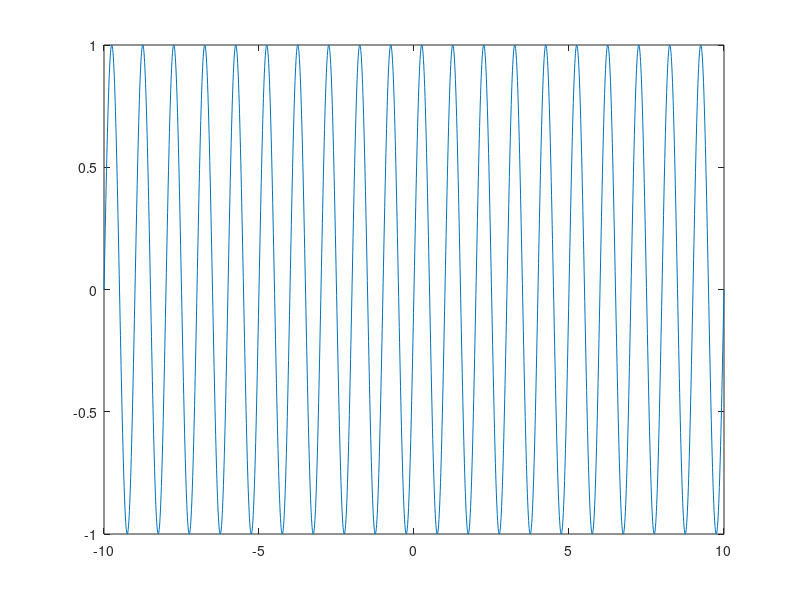

MATLAB code to generate this figure: (Note: this script raises an error after producing the figure.)
%% Projeto 1
%% Autor: eu

%% Projeto 1.4
%  descricao do projeto Projeto 
%% mostrar um sinc de x fourier
close all; clear
x = linspace(-10,10,2000); % variavel x de 2000 pontos
y = sin(2*pi*x); % sinc(x)
figure
plot(x, y)  % graficar o sinc

          [c,info] = fwt(y,'db8',2);
         figure
         plotwavelets(c,info,1/(x(2)-x(1)),'dynrange',90);


figure,
plot(c)






